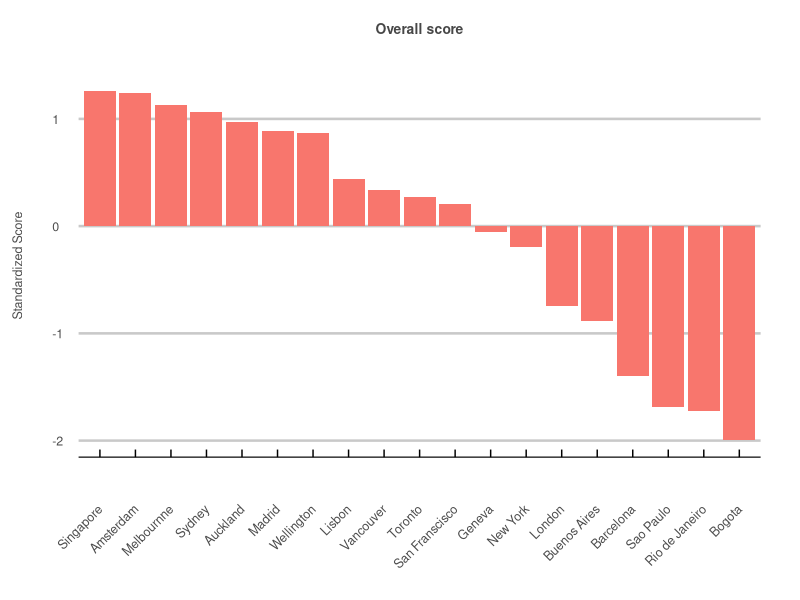
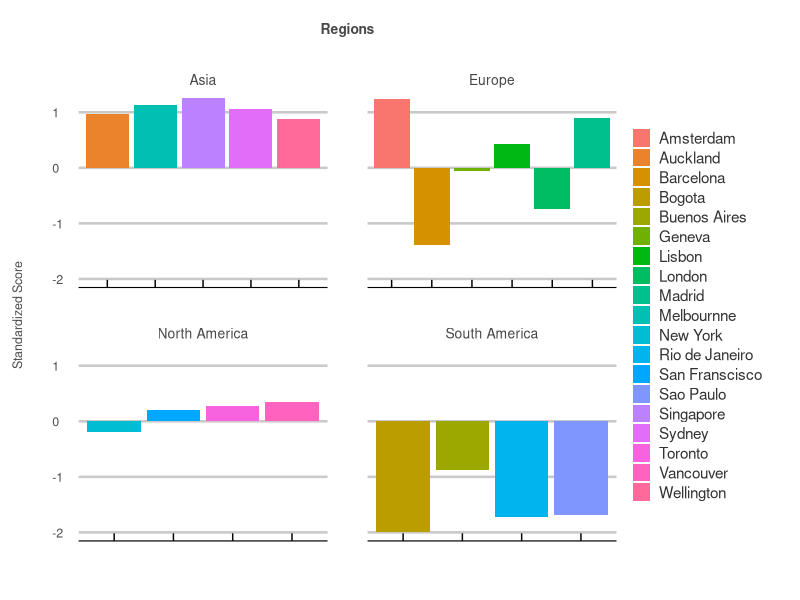
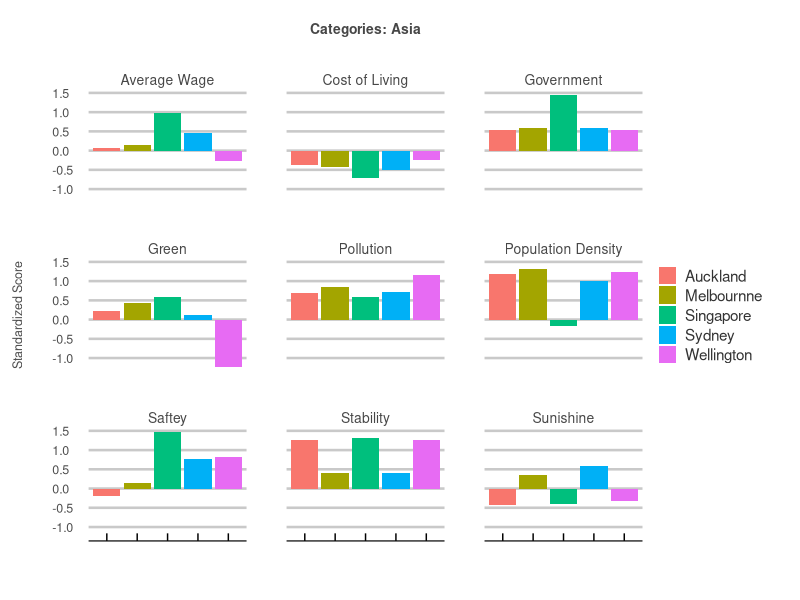
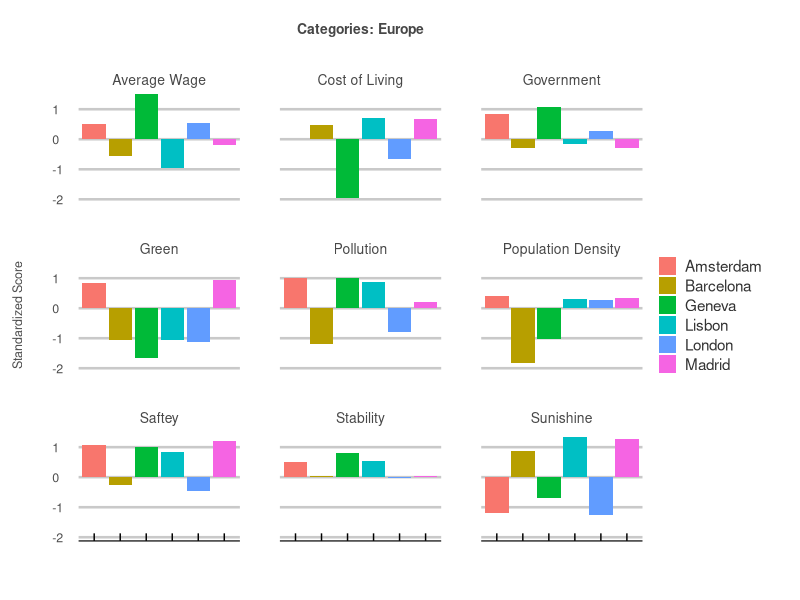
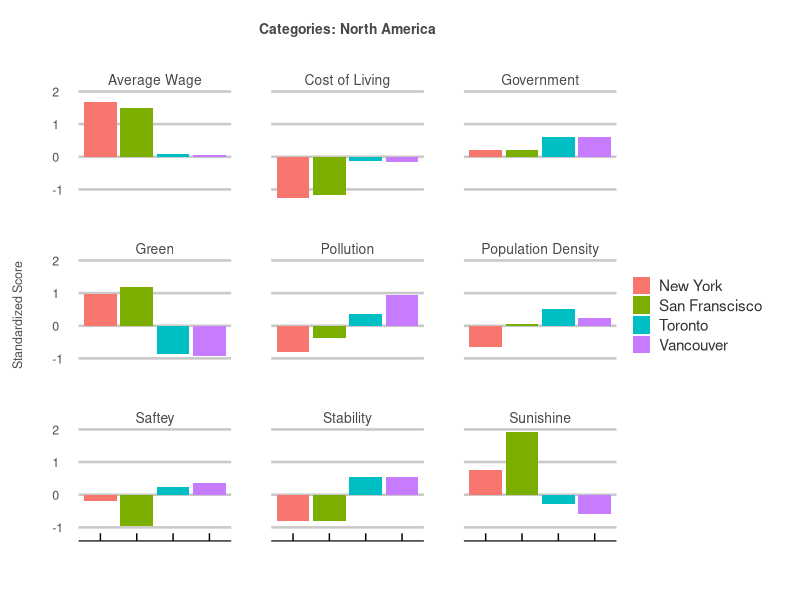
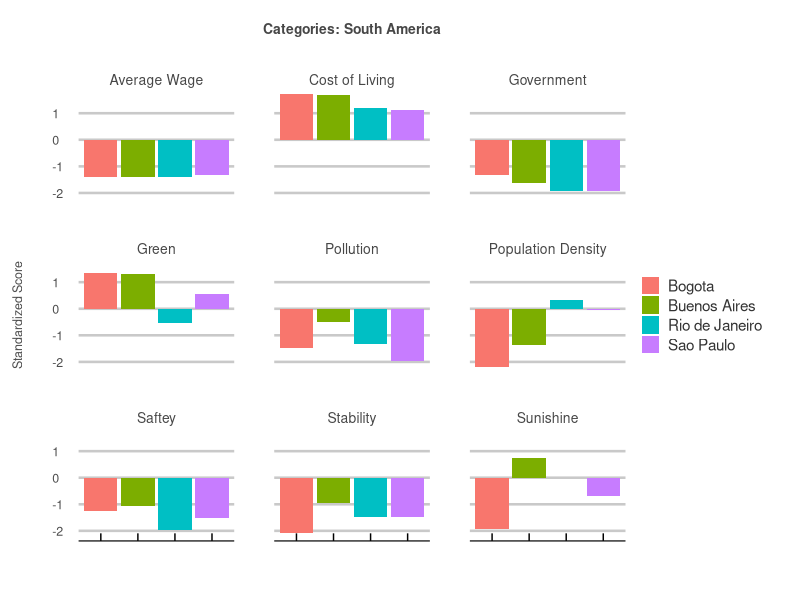

Write the R code that produced these figures, in order.
library(tidyverse)
library(dplyr)
library(ggplot2)
library(ggthemes)
library(tidyverse)

# gets the z scores. 
get_z_scores <- function(col) {
  avg <- mean(col)
  sd <- sd(col)
  z_scores <- list()
  for(i in 1:length(col)) {
    z_scores[i] <- (col[i] - avg) / sd
  }
  return(unlist(z_scores))
}

# a list of cities to be analyzed
cities <- c("London", "Barcelona", "Madrid", "Amsterdam", "Geneva", "Lisbon",
            "Vancouver", "Toronto", "New York", "San Franscisco",
            "Singapore", "Wellington", "Auckland", "Sydney", "Melbournne",
            "Buenos Aires", "Bogota", "Rio de Janeiro", "Sao Paulo")


# a list of corresponding regions 
regions <- c(rep("Europe", 6), rep("North America", 4), rep("Asia", 5), rep("South America", 4))


# 1) Wikepedia - km2 - https://www.wikipedia.org/
population_density <- get_z_scores(c(5598, 16000, 5337, 4908, 12000, 5445.7,
                                     5749, 4427.8, 10194, 6655.4,
                                     7804, 900, 1210, 2037, 503.472,
                                     13680, 17755, 5377, 7216.3))

# 2) Numbeo - Average Monthly Net Salary (After Tax) USD - https://www.numbeo.com/cost-of-living/city_price_rankings?itemId=105
average_wage <- get_z_scores(c(4238.68, 2039.94, 2804.49, 4195.81, 6171.96, 1247,
                               3288.54, 3356.11, 6530.28, 6133.08,
                               5117.62, 2644.28, 3326.10, 4109.44, 3465.38,
                               403.17, 364.45, 399.80, 491.76))

# 3) Numbeo - Cost of Living Index - https://www.numbeo.com/cost-of-living/rankings_current.jsp
cost_of_living <- get_z_scores(c(85.5, 59.2, 53.9, 69.9, 116.4, 53.7,
                                 73.9, 73.0, 100.0, 97.7,
                                 87.3, 76.2, 79.2, 82.4, 80.3,
                                 30.0, 29.7, 42.3, 44.1))

# 4) HUGSI - global ranking - https://www.hugsi.green/ranking
green <- get_z_scores(c(91, 96, 239, 233, 53, 95,
                        105, 110, 242, 256,
                        213, 84, 188, 180, 203,
                        264, 267, 134, 211))

# 5) Worldwide Governance Indicators - 2020 Estimate - z scores - https://info.worldbank.org/governance/wgi/
government <- get_z_scores(c(1.38, 0.89, 0.89, 1.85, 2.02, 1.02,
                             1.64, 1.64, 1.32, 1.32,
                             2.34, 1.59, 1.59, 1.62, 1.62,
                             -0.22, 0.04,-0.447, -0.447))

# 6) Numbeo - Safety Index 2023 - https://www.numbeo.com/crime/rankings.jsp
saftey <- get_z_scores(c(46.1, 49.3, 72.5, 70.9, 69.4, 66.9,
                         59.1, 57.3, 50.5, 38.6,
                         76.9, 66.5, 50.7, 65.7, 56.0,
                         36.8, 33.8, 22.4, 29.4))

# 7) Numbeo - pollution index 2023 - https://www.numbeo.com/pollution/rankings.jsp
pollution <- get_z_scores(c(57.7, 65.2, 40.0, 25.1, 25.5, 27.7,
                            26.6, 37.2, 57.9, 50.2,
                            33.0, 22.8, 31.0, 30.5, 28.4,
                            52.4, 70.2, 67.4, 79.0))

# 8) Wikepedia - cities by sunshine duration - https://en.wikipedia.org/wiki/List_of_cities_by_sunshine_duration
sunshine <- get_z_scores(c(1633, 2591, 2769, 1662, 1887, 2806,
                           1937.6, 2066.4, 2534.7, 3061.7,
                           2022.4, 2058.7, 2003.1, 2468.1, 2362.6,
                           2525.2, 1328.0, 2187.3, 1893.5))

# 9) the global economy - Political stability index - https://www.theglobaleconomy.com/rankings/wb_political_stability/
stability <- get_z_scores(c(0.54, 0.58, 0.58, 0.92, 1.13, 0.95,
                            0.94, 0.94, 0, 0,
                            1.49, 1.44, 1.44, 0.85, 0.85,
                            -0.11, -0.91, -0.49, -0.49))


# make bad things negative
population_density <- -population_density
cost_of_living <- -cost_of_living
pollution <- -pollution


# times the most important (psychological/mental health based) factors by 3
adjusted_population_density <- population_density*3
adjusted_green <- green*3
adjusted_pollution <- pollution*3


# times the next most important factors by 2
adjusted_saftey <- saftey*2
adjusted_government <- government*2
adjusted_stability <- stability*2


# a list of non-adjusted indicators to be averaged for a total score (categories plots)
indicators <- c("population_density", "average_wage", "cost_of_living", 
                "green", "government", "saftey", 
                "pollution", "sunshine", "stability")


# a list of adjusted indicators to be averaged for a total score (total score and total score regions plots)
adjusted_indicators <- c("adjusted_population_density", "average_wage", "cost_of_living", 
                         "adjusted_green", "adjusted_government", "adjusted_saftey", 
                         "adjusted_pollution", "sunshine", "adjusted_stability")


# returns the row averages of multiple columns. 
get_avg <- function(z_scores) {
  measures = tibble(z_scores = character())
  for(i in 1:length(z_scores)) {
    measures[i,] = z_scores[i]
  }
  measure_length <- nrow(measures)
  row_length <- length(eval(parse(text=z_scores[1])))
  
  data <- tibble(city=cities)
  for(i in 1:measure_length) {
    data[,i+1] <- eval(parse(text=z_scores[i]))
  }
  avg <- list()
  for(i in 1:row_length) {
    avg[i] <- rowMeans(data[i,-1])
  }
  return(unlist(avg))
}


# creates a dataframe of the non-adjusted data. 
df <- tibble("City" = cities,
             "Region" = regions,
             "Population Density" = population_density,
             "Average Wage" = average_wage,
             "Cost of Living" = cost_of_living,
             "Green" = green,
             "Government" = government,
             "Saftey" = saftey,
             "Pollution" = pollution,
             "Sunishine" = sunshine,
             "Stability" = stability,
             "Total" = get_avg(indicators))


# creates a dataframe of the adjusted data. 
adjusted_df <- tibble("City" = cities,
                      "Region" = regions,
                      "Population Density" = adjusted_population_density,
                      "Average Wage" = average_wage,
                      "Cost of Living" = cost_of_living,
                      "Green" = adjusted_green,
                      "Government" = adjusted_government,
                      "Saftey" = adjusted_saftey,
                      "Pollution" = adjusted_pollution,
                      "Sunishine" = sunshine,
                      "Stability" = adjusted_stability,
                      "Total" = get_avg(adjusted_indicators))


# creates a personal theme for data visualization. 
my_theme <- theme_economist_white(gray_bg = FALSE) +
  theme(plot.title = element_text(hjust = 0.5,
                                  vjust = 10,
                                  size = 10,
                                  color = "#474747"),
        plot.margin = unit(c(1.5, 1, 1.5, 1), "cm"),
        axis.text = element_text(size = 9,
                                 color = "gray30"),
        axis.text.x=element_text(vjust = -2.5),
        axis.title.x = element_text(size = 9,
                                    color = "gray30",
                                    vjust = -10),
        axis.title.y = element_text(size = 9,
                                    color = "gray30",
                                    vjust = 10),
        legend.direction = "vertical", 
        legend.position = "right",
        legend.title = element_blank(),
        legend.text = element_text(size = 11,
                                   color = "gray20"),
        legend.margin=margin(1, -1, 1, 0),
        legend.spacing.x = unit(0.25, "cm"),
        legend.key.size = unit(0.5, "cm"), 
        legend.key.height = unit(0.5, "cm"),
        strip.text = element_text(hjust = 0.5,
                                  vjust = 1,
                                  size = 10,
                                  color = "#474747"),
        panel.spacing = unit(2, "lines"))


# total score 
adjusted_df %>%
  ggplot(aes(x = reorder(City, -Total), y=Total, fill = "red")) +
  geom_bar(stat = "identity", position = "dodge") +
  ggtitle("Overall score") +
  ylab("Standardized Score") +
  my_theme + 
  theme(axis.title.x=element_blank(),
        legend.position="none",
        axis.text.x = element_text(angle = 45, vjust = 0.5, hjust=1))


# total score regions
adjusted_df %>%
  ggplot(aes(x = City, y = Total, fill = City)) +
  geom_bar(stat = "identity", position = "dodge") +
  ggtitle("Regions") +
  ylab("Standardized Score") +
  facet_wrap(~Region, scales = "free_x") +
  my_theme + 
  theme(axis.title.x=element_blank(),
        axis.text.x = element_blank())



# categories Asia 
df %>%
  filter(Region == "Asia") %>%
  gather(key = "category", value = "value", -c("City","Region", "Total")) %>%
  ggplot(aes(x = City, y = value, fill = City)) +
  geom_bar(stat = "identity", position = "dodge") +
  ggtitle("Categories: Asia") +
  ylab("Standardized Score") +
  facet_wrap(~category) +
  my_theme + 
  theme(axis.title.x=element_blank(),
        axis.text.x = element_blank())
 

# categories Europe 
df %>%
  filter(Region == "Europe") %>%
  gather(key = "category", value = "value", -c("City","Region", "Total")) %>%
  ggplot(aes(x = City, y = value, fill = City)) +
  geom_bar(stat = "identity", position = "dodge") +
  ggtitle("Categories: Europe") +
  ylab("Standardized Score") +
  facet_wrap(~category) +
  my_theme + 
  theme(axis.title.x=element_blank(),
        axis.text.x = element_blank())


# categories North America 
df %>%
  filter(Region == "North America") %>%
  gather(key = "category", value = "value", -c("City","Region", "Total")) %>%
  ggplot(aes(x = City, y = value, fill = City)) +
  geom_bar(stat = "identity", position = "dodge") +
  ggtitle("Categories: North America") +
  ylab("Standardized Score") +
  facet_wrap(~category) +
  my_theme + 
  theme(axis.title.x=element_blank(),
        axis.text.x = element_blank())


# categories South America 
df %>%
  filter(Region == "South America") %>%
  gather(key = "category", value = "value", -c("City","Region", "Total")) %>%
  ggplot(aes(x = City, y = value, fill = City)) +
  geom_bar(stat = "identity", position = "dodge") +
  ggtitle("Categories: South America") +
  ylab("Standardized Score") +
  facet_wrap(~category) +
  my_theme + 
  theme(axis.title.x=element_blank(),
        axis.text.x = element_blank())



